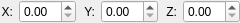
<?xml version="1.0" encoding="UTF-8"?>
<ui version="4.0">
 <class>Vec3MetaWidget</class>
 <widget class="QWidget" name="Vec3MetaWidget">
  <property name="geometry">
   <rect>
    <x>0</x>
    <y>0</y>
    <width>240</width>
    <height>20</height>
   </rect>
  </property>
  <property name="windowTitle">
   <string>Vec3MetaWidget</string>
  </property>
  <layout class="QHBoxLayout" name="horizontalLayout">
   <property name="leftMargin">
    <number>0</number>
   </property>
   <property name="topMargin">
    <number>0</number>
   </property>
   <property name="rightMargin">
    <number>0</number>
   </property>
   <property name="bottomMargin">
    <number>0</number>
   </property>
   <item>
    <widget class="QLabel" name="label">
     <property name="maximumSize">
      <size>
       <width>20</width>
       <height>16777215</height>
      </size>
     </property>
     <property name="font">
      <font>
       <weight>50</weight>
       <bold>false</bold>
      </font>
     </property>
     <property name="text">
      <string>X:</string>
     </property>
     <property name="alignment">
      <set>Qt::AlignRight|Qt::AlignTrailing|Qt::AlignVCenter</set>
     </property>
    </widget>
   </item>
   <item>
    <widget class="QDoubleSpinBox" name="doubleSpinBoxX"/>
   </item>
   <item>
    <widget class="QLabel" name="label_2">
     <property name="maximumSize">
      <size>
       <width>20</width>
       <height>16777215</height>
      </size>
     </property>
     <property name="text">
      <string>Y:</string>
     </property>
     <property name="alignment">
      <set>Qt::AlignRight|Qt::AlignTrailing|Qt::AlignVCenter</set>
     </property>
    </widget>
   </item>
   <item>
    <widget class="QDoubleSpinBox" name="doubleSpinBoxY"/>
   </item>
   <item>
    <widget class="QLabel" name="label_3">
     <property name="maximumSize">
      <size>
       <width>20</width>
       <height>16777215</height>
      </size>
     </property>
     <property name="text">
      <string>Z:</string>
     </property>
     <property name="alignment">
      <set>Qt::AlignRight|Qt::AlignTrailing|Qt::AlignVCenter</set>
     </property>
    </widget>
   </item>
   <item>
    <widget class="QDoubleSpinBox" name="doubleSpinBoxZ"/>
   </item>
  </layout>
 </widget>
 <resources/>
 <connections/>
</ui>
